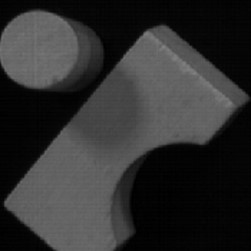
#> input picture Input-Files/Line.jpg, 251 x 251 px
$ jupyter execute CS4243-Tutorial-01-L4.ipynb
#> lines starting #> are read from the running program, lines starting #| are printed output that depends on the picture; after the words box and inside, x2 and y2 are one past the last pixel; in counts of white or black regions, pixels touching at a corner belong together
# Welcome to CS4243 Tutorial 1 Lecture 4
In this tutorial, we will walk through examples of Hough transform for line and circle.

You can opt to use images provided it the zipped folder or use your own image to run demo.

### Part 1
#### Hough transform for line detection

[cell 1]
# Import the necessary packages that will be used in the following implementation
import cv2
import matplotlib.pyplot as plt
import numpy as np
import math

[cell 2]
# Reading the image for edge extraction
img = cv2.imread('Input-Files/Line.jpg', cv2.IMREAD_COLOR)
#> img is the input picture: shape (251, 251, 3); min 0, max 130, mean 47.2
img_gray = cv2.cvtColor(img, cv2.COLOR_RGB2GRAY)
plt.imshow(img_gray, cmap = 'gray')

[cell 3]
# Apply Gaussian blur
kernel_size = (3, 3)
sigma = 2
img_blurred = cv2.GaussianBlur(img_gray, kernel_size, sigma)
plt.imshow(img_blurred, cmap='gray')

[cell 4]
# Use Canny to detect edge
edges = cv2.Canny(img_blurred, 60, 110, apertureSize=3)
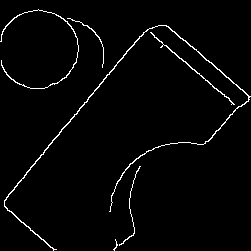
#> edges: shape (251, 251); 2.3% white in thin lines or dots
plt.figure(figsize=(5, 5))
plt.imshow(edges, cmap='gray')

[cell 5]
def calc_y(x, rho, theta):
    if theta == 0:
        # prevent divide by zero
        return rho
    else:
        return (-math.cos(theta) / math.sin(theta)) * x + (rho / math.sin(theta))

height, width,_ = img.shape
#> height = 251; width = 251

def polar_to_xy(rho, theta):
    x1 = 0
    x2 = width
    y1 = int(calc_y(0, rho, theta))
    y2 = int(calc_y(width, rho, theta))
    return (x1, y1), (x2, y2)

# Draw lines
def draw_line(lines, image):
    image_output = image.copy()

    red = (255, 0, 0)

    for rho, theta in lines[:,0,]:
        (x1, y1), (x2, y2) = polar_to_xy(rho, theta)
        cv2.line(image_output, (x1, y1), (x2, y2), red, 1, cv2.LINE_AA)

    plt.figure(figsize=(5, 5))
    plt.imshow(image_output)

Next, we use OpenCV to perform hough transform

[cell 6]
rho = 1 # 1 pixel increments
theta = np.pi/180.0 # 1 degree increments

# Set threshold as 80 when performing cv2.HoughLines
########################Your code here###########################
lines = cv2.HoughLines(edges, rho, theta, 80)
#> lines = [[131, 0.698], [-87, 2.27], [-71, 2.27], [-91, 2.29], [-75, 2.29]]


########################Your code here###########################

# each line is represented by (rho, theta), where rho is a distance and theta is the line's angle (in radians)
# the line uses this formula: rho = x cos theta + y sin theta

# first five lines:
lines[:5, 0]
draw_line(lines, img)
#> the loop in draw_line, `for rho, theta in lines[:,0,]:` made 5 passes
#> (rho, theta, y1, y2) on passes 1 to 5: (131, 0.698, 203, -95), (-87, 2.27, -113, 97), (-71, 2.27, -92, 117), (-91, 2.29, -120, 97), (-75, 2.29, -99, 118)
#> after the loop in draw_line, `for rho, theta in lines[:,0,]:`:
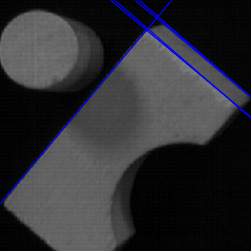
#> image_output: shape (251, 251, 3); 2.73% of pixels changed, all inside (x1, y1, x2, y2) = (0, 0, 251, 204)

[cell 7]
# Set threshold as 50 when performing cv2.HoughLines
########################Your code here###########################
lines = cv2.HoughLines(edges, rho, theta, 50)
#> lines = 15 rows, first 8: [131, 0.698], [-87, 2.27], [-71, 2.27], [-91, 2.29], [-75, 2.29], [-68, 2.25], [127, 0.663], [153, 2.29]


########################Your code here###########################

draw_line(lines, img)
#> the loop in draw_line (call 2), `for rho, theta in lines[:,0,]:` made 15 passes
#> (rho, theta, y1, y2) on passes 1 to 12: (131, 0.698, 203, -95), (-87, 2.27, -113, 97), (-71, 2.27, -92, 117), (-91, 2.29, -120, 97), (-75, 2.29, -99, 118), (-68, 2.25, -87, 115), (127, 0.663, 206, -114), (153, 2.29, 202, 420), (150, 2.3, 201, 427), (-84, 2.25, -108, 95), (156, 2.27, 203, 414), (-95, 2.3, -127, 98)
#> after the loop in draw_line (call 2), `for rho, theta in lines[:,0,]:`:
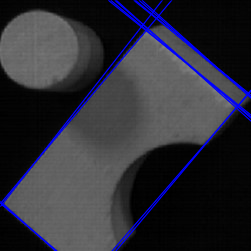
#> image_output: shape (251, 251, 3); 5.57% of pixels changed, all inside (x1, y1, x2, y2) = (0, 0, 251, 251)

# Part 2
#### Hough Transform for Circle Detection

[cell 8]
# Read image
img = cv2.imread('Input-Files/Circle.jpg')
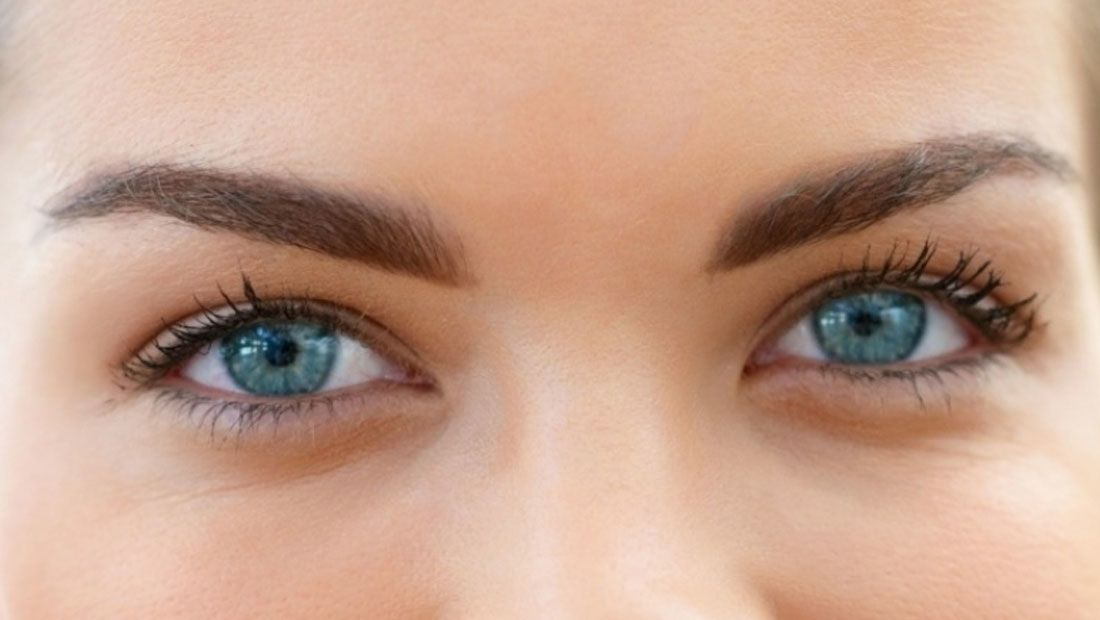
#> input picture Input-Files/Circle.jpg, 1100 x 620 px
#> img is the input picture: shape (620, 1100, 3); mean B, G, R 141.4, 161.6, 198.9
img_rgb = cv2.cvtColor(img, cv2.COLOR_BGR2RGB)
img_gray = cv2.cvtColor(img, cv2.COLOR_BGR2GRAY)
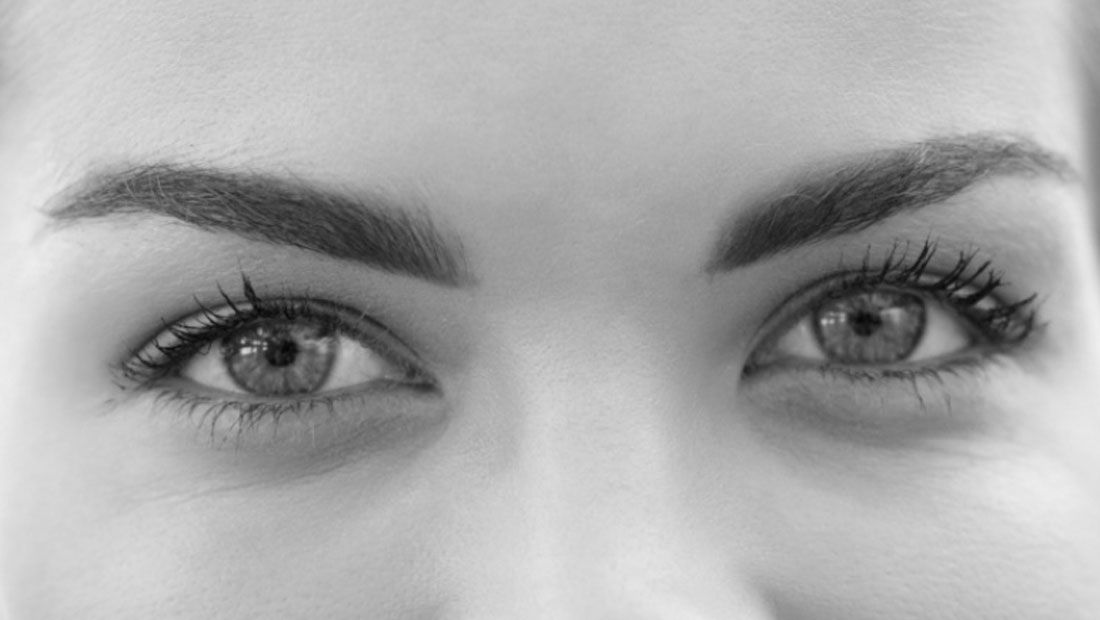
#> img_gray: shape (620, 1100); min 4, max 239, mean 170.5
plt.figure(figsize = (16,5))
plt.subplot(1, 2, 1)
plt.title('Original RGB')
plt.imshow(img_rgb)
plt.subplot(1, 2, 2)
plt.title('Gray Image')
plt.imshow(img_gray, cmap = plt.get_cmap(name = 'gray'))

[cell 9]
# Draw detected circles
def draw_circle(circles, image):
    output_image = image.copy()
    if circles is not None:
        circles = np.uint16(np.around(circles))
        for i in circles[0, :]:
            # Draw outer circle
            cv2.circle(output_image, (i[0], i[1]), i[2], (0, 255, 0), 2)
        # Show result
        plt.title('Circle detection using Hough Transform')
        plt.imshow(output_image)
    else:
        print('No circle found')

[cell 10]
# Blur the image with Median filter with size of 5 to reduce noise
########################Your code here###########################
img_gray_blurred = cv2.medianBlur(img_gray, 5)


########################Your code here###########################

# Apply hough transform on the image with minRadius=50, maxRadius=65 and minDist=40
# Set param1 and param2 as {80, 20}
########################Your code here###########################
circles = cv2.HoughCircles(
    image=img_gray_blurred,
    method=cv2.HOUGH_GRADIENT,
    dp=1,
    minDist=40,
    param1=80,
    param2=20,
    minRadius=50,
    maxRadius=65,
)
#> circles = [[868.5, 311.5, 58.9], [277.5, 346.5, 58.9]]


########################Your code here###########################

print(circles)
#| [[[868.5 311.5  58.9]
#|   [277.5 346.5  58.9]]]
draw_circle(circles, img_rgb)
#> in draw_circle, `circles = np.uint16(np.around(circles))`: circles = [[868, 312, 59], [278, 346, 59]]
#> the loop in draw_circle, `for i in circles[0, :]:` made 2 passes
#> after the loop in draw_circle, `for i in circles[0, :]:`:
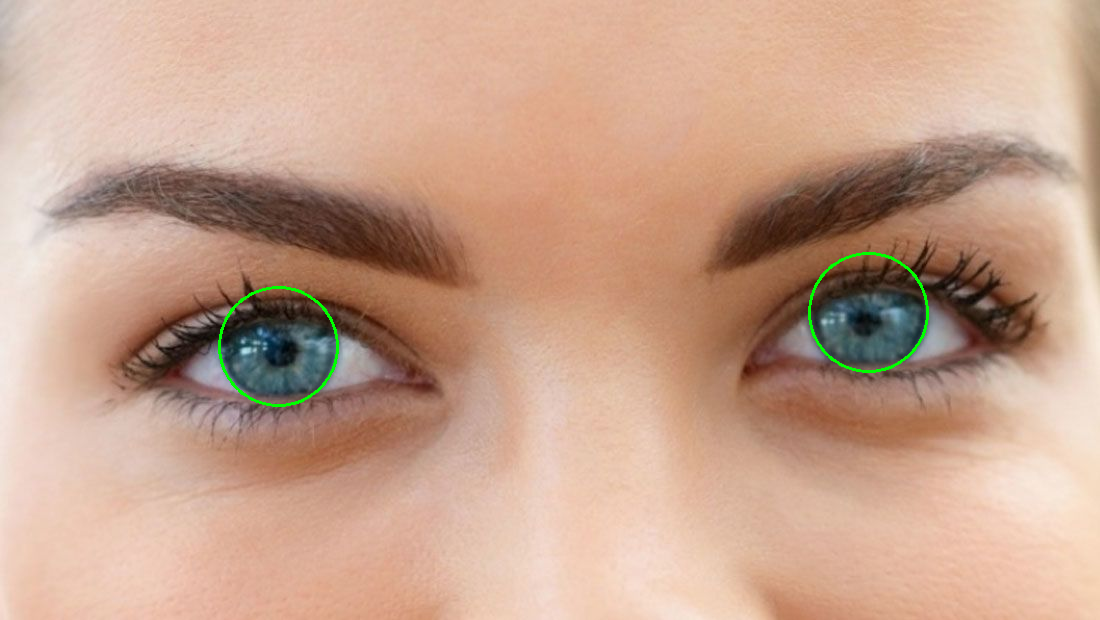
#> output_image: shape (620, 1100, 3); mean R, G, B 198.6, 162.2, 141.1

[cell 11]
# Set param1 and param2 as {80, 10}
########################Your code here###########################
circles = cv2.HoughCircles(
    image=img_gray_blurred,
    method=cv2.HOUGH_GRADIENT,
    dp=1,
    minDist=40,
    param1=80,
    param2=10,
    minRadius=50,
    maxRadius=65,
)
#> circles = 32 rows, first 8: [874.5, 317.5, 51.2], [271.5, 350.5, 55.6], [200.5, 361.5, 55.6], [872.5, 225.5, 63.3], [930.5, 233.5, 63.3], [291.5, 243.5, 63.3], [954.5, 312.5, 63.3], [819.5, 296.5, 61.1]


########################Your code here###########################

print(circles)
#> (printed output is left out)
draw_circle(circles, img_rgb)
#> in draw_circle (call 2), `circles = np.uint16(np.around(circles))`: circles = 32 rows, first 8: [874, 318, 51], [272, 350, 56], [200, 362, 56], [872, 226, 63], [930, 234, 63], [292, 244, 63], [954, 312, 63], [820, 296, 61]
#> the loop in draw_circle (call 2), `for i in circles[0, :]:` made 32 passes
#> i on passes 1 to 12: [874, 318, 51], [272, 350, 56], [200, 362, 56], [872, 226, 63], [930, 234, 63], [292, 244, 63], [954, 312, 63], [820, 296, 61], [312, 354, 57], [230, 394, 54], [352, 370, 57], [226, 284, 63]
#> after the loop in draw_circle (call 2), `for i in circles[0, :]:`:
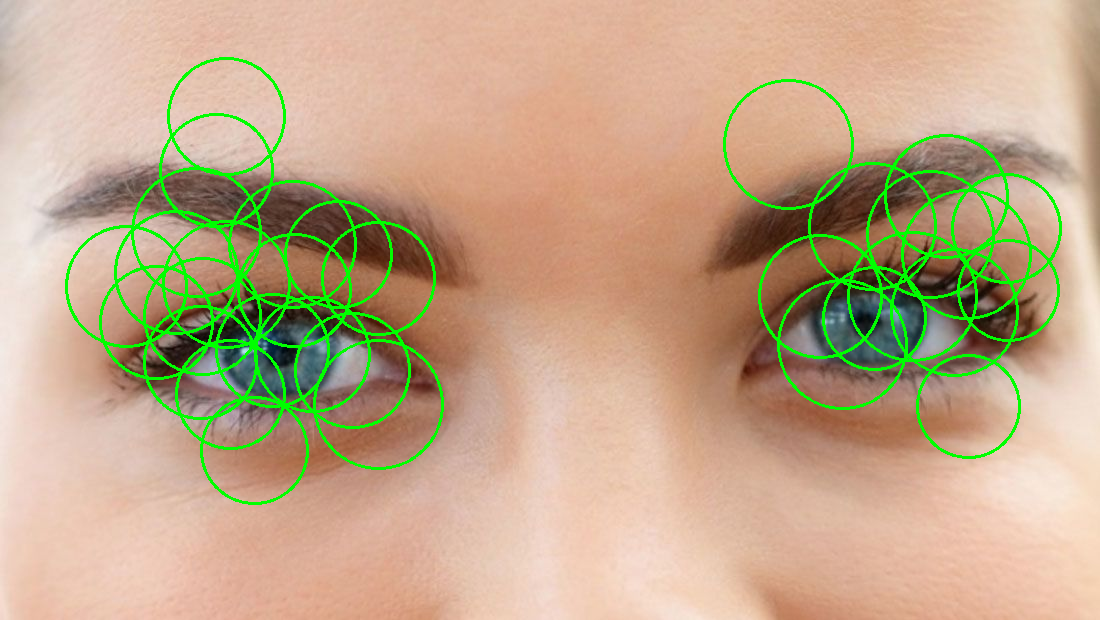
#> output_image: shape (620, 1100, 3); mean R, G, B 192.4, 168.7, 137

[cell 12]
# Set param1 and param2 as {50, 20}
########################Your code here###########################
circles = cv2.HoughCircles(
    image=img_gray_blurred,
    method=cv2.HOUGH_GRADIENT,
    dp=1,
    minDist=40,
    param1=50,
    param2=20,
    minRadius=50,
    maxRadius=65,
)
#> circles = [[278.5, 349.5, 55.6], [867.5, 313.5, 58.9], [180.5, 376.5, 55.6], [374.5, 387.5, 55.6]]


########################Your code here###########################

print(circles)
#| [[[278.5 349.5  55.6]
#|   [867.5 313.5  58.9]
#|   [180.5 376.5  55.6]
#|   [374.5 387.5  55.6]]]
draw_circle(circles, img_rgb)
#> in draw_circle (call 3), `circles = np.uint16(np.around(circles))`: circles = [[278, 350, 56], [868, 314, 59], [180, 376, 56], [374, 388, 56]]
#> the loop in draw_circle (call 3), `for i in circles[0, :]:` made 4 passes
#> after the loop in draw_circle (call 3), `for i in circles[0, :]:`:
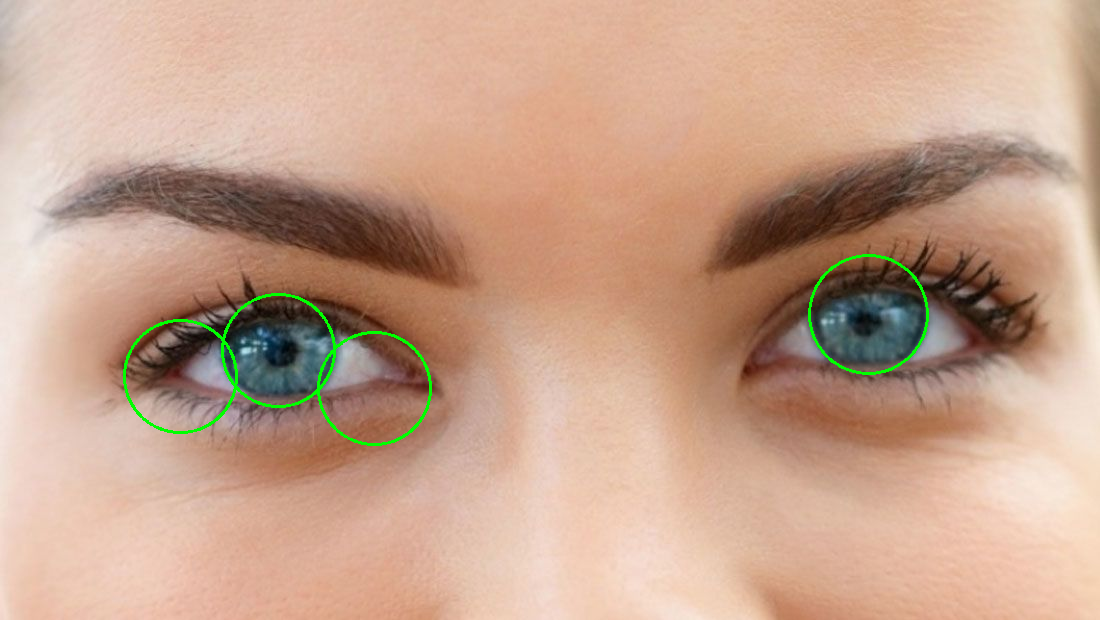
#> output_image: shape (620, 1100, 3); mean R, G, B 198.2, 162.6, 140.9

[cell 13]
# Apply circle detection on the unblurred image using the best parameters found above and check for differences in the output
########################Your code here###########################
circles = cv2.HoughCircles(
    image=img_gray,
    method=cv2.HOUGH_GRADIENT,
    dp=1,
    minDist=40,
    param1=80,
    param2=20,
    minRadius=50,
    maxRadius=65,
)
#> circles = [[270.5, 347.5, 64.4], [881.5, 221.5, 58.9], [333.5, 259.5, 63.3], [866.5, 316.5, 58.9], [925.5, 238.5, 63.3], [244.5, 271.5, 54.4]]


########################Your code here###########################

print(circles)
#| [[[270.5 347.5  64.4]
#|   [881.5 221.5  58.9]
#|   [333.5 259.5  63.3]
#|   [866.5 316.5  58.9]
#|   [925.5 238.5  63.3]
#|   [244.5 271.5  54.4]]]
draw_circle(circles, img_rgb)
#> in draw_circle (call 4), `circles = np.uint16(np.around(circles))`: circles = [[270, 348, 64], [882, 222, 59], [334, 260, 63], [866, 316, 59], [926, 238, 63], [244, 272, 54]]
#> the loop in draw_circle (call 4), `for i in circles[0, :]:` made 6 passes
#> after the loop in draw_circle (call 4), `for i in circles[0, :]:`:
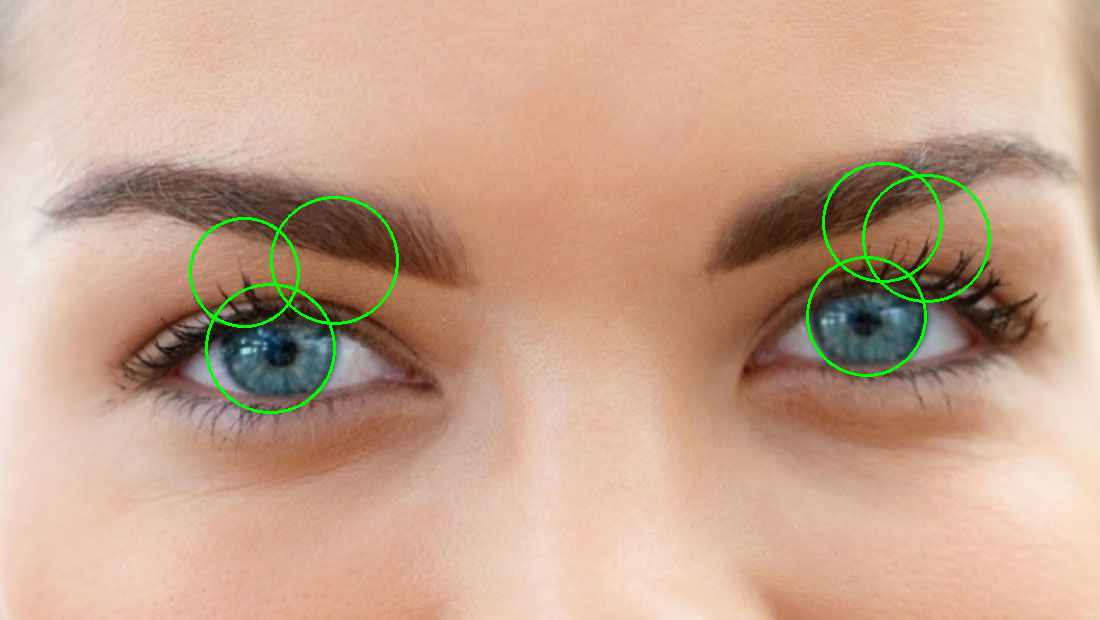
#> output_image: shape (620, 1100, 3); mean R, G, B 197.9, 163.3, 140.7
